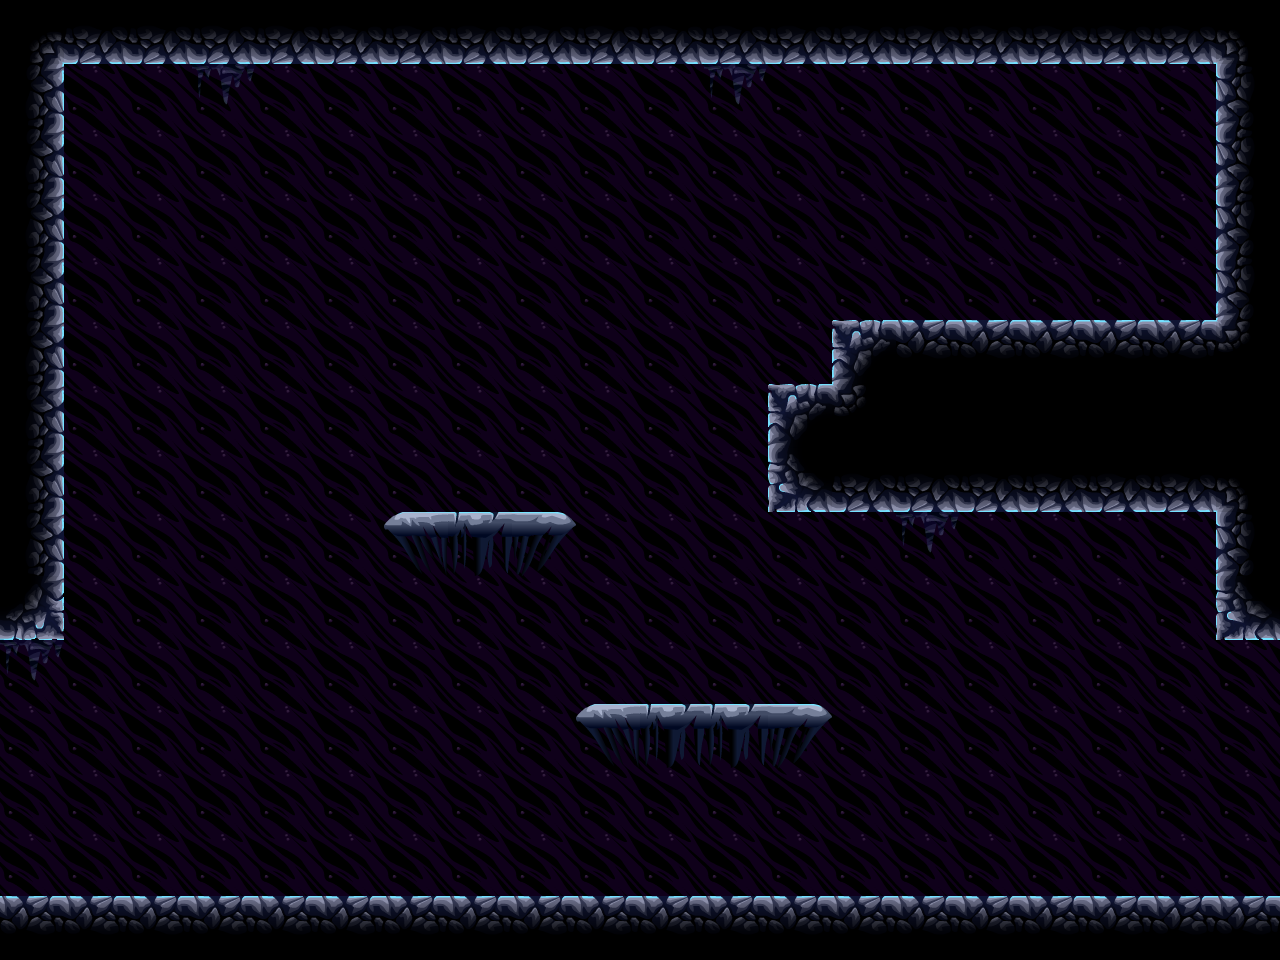

The image is a tile-based game level rendered from a .tmx file. Its description and source (layers, tilesets, objects; grid data summarised) follow:
An orthogonal 20x15 tile map with 64x64 px tiles, 3 tile layers (Background, Background2, Level) and 2 objects (2x door).

<map version="1.0" orientation="orthogonal" width="20" height="15" tilewidth="64" tileheight="64">
 <tileset firstgid="1" name="tiles" tilewidth="64" tileheight="64">
  <image source="../../images/tilesets/cave1.png" width="512" height="1024" />
  <terraintypes>
   <terrain name="crossable" tile="13" />
   <terrain name="crossable" tile="14" />
   <terrain name="crossable" tile="15" />
  </terraintypes>
 </tileset>
 <layer name="Background" width="20" height="15">
  <properties>
   <property name="nocollide" value="true" />
   <property name="tileset" value="tiles" />
  </properties>
  <data>[300 cells, 294 non-empty, 1 distinct tile ids]</data>
 </layer>
 <layer name="Background2" width="20" height="15">
  <properties>
   <property name="nocollide" value="true" />
   <property name="tileset" value="tiles" />
  </properties>
  <data>[300 cells, 4 non-empty, 1 distinct tile ids]</data>
 </layer>
 <layer name="Level" width="20" height="15">
  <properties>
   <property name="tileset" value="tiles" />
  </properties>
  <data>[300 cells, 79 non-empty, 13 distinct tile ids]</data>
 </layer>
 <objectgroup name="doors" width="20" height="15">
  <object name="door" type="door" gid="19" x="1216" y="704">
   <properties>
    <property name="direction" value="right" />
   </properties>
  </object>
  <object name="door" type="door" gid="19" x="0" y="704">
   <properties>
    <property name="direction" value="left" />
   </properties>
  </object>
 </objectgroup>
</map>
